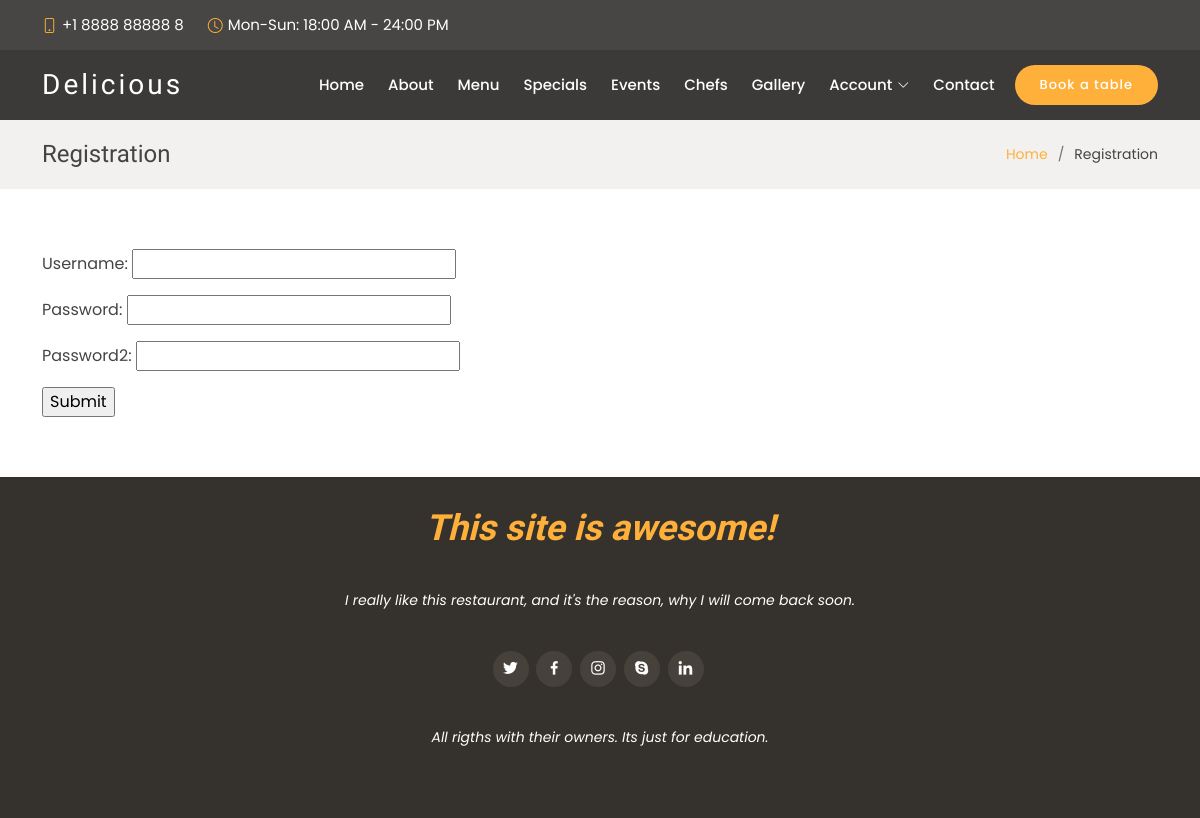
Page /registration/ on the committed database.
### main_page/models.py (models this page shows, shortened)
class InformationInContactUs(models.Model):
    header = models.CharField(max_length=50)
    heading_text = HTMLField(max_length=250)
    location = HTMLField()
    open_hours = HTMLField()
    email = HTMLField()
    call = HTMLField()
    phone_for_top_bar = models.CharField(max_length=15)
    open_hours_for_top_bar = models.CharField(max_length=40)

class Footer(models.Model):
    header = HTMLField()
    heading_text = HTMLField(blank=True)
    twitter = models.CharField(max_length=500, blank=True)
    facebook = models.CharField(max_length=500, blank=True)
    instagram = models.CharField(max_length=500, blank=True)
    skype = models.CharField(max_length=500, blank=True)
    linked_in = models.CharField(max_length=500, blank=True)
    site_owner = HTMLField()

### account/views.py (the view, shortened to what this page needs)
# urls.py: path('registration/', registration_view, name='registration_view'),
def registration_view(request):
    form = UserRegistration(request.POST or None)
    information_in_contact_us = InformationInContactUs.objects.get()
    footer = Footer.objects.get()
    user_manager = request.user.groups.filter(name='manager').exists()
    user_auth = request.user.is_authenticated
    data = {
        'form': form,
        'information_in_contact_us': information_in_contact_us,
        'footer': footer,
        'user_manager': user_manager,
        'user_auth': user_auth
    }
    return render(request, 'registration.html', context=data)

### account/forms.py (shortened to what this page needs)
class UserRegistration(forms.ModelForm):
    class Meta:
        model = User
        fields = ('username', )
    username = forms.CharField(widget=forms.TextInput())
    password = forms.CharField(widget=forms.PasswordInput())
    password2 = forms.CharField(widget=forms.PasswordInput())

### account/templates/registration.html (shortened to what this page needs)
{% extends 'account.html' %}
{% block content %}
    <section class="breadcrumbs">
      <div class="container">
        <div class="d-flex justify-content-between align-items-center">
          <h2>Registration</h2>
          <ol>
            <li><a href="/">Home</a></li>
            <li>Registration</li>
          </ol>
        </div>
      </div>
    </section>
    <section class="inner-page">
      <div class="container">
            <div class="col-md-10 col-md-offset-1">
                <div class="row">
                    <div class="col-md-6">
                        <form method="post">
                            {{ form.as_p }}
                            <input type="submit" value="Submit">
                        </form>
                    </div>
                </div>
            </div>
      </div>
    </section>
{% endblock %}

### templates/account.html (shortened to what this page needs)
{% load static %}
<!DOCTYPE html>
<html lang="en">
<head>
  <link href={% static "assets/vendor/animate.css/animate.min.css" %} rel="stylesheet">
  <link href={% static "assets/vendor/bootstrap/css/bootstrap.min.css" %} rel="stylesheet">
  <link href={% static "assets/vendor/bootstrap-icons/bootstrap-icons.css" %} rel="stylesheet">
  <link href={% static "assets/vendor/boxicons/css/boxicons.min.css" %} rel="stylesheet">
  <link href={% static "assets/vendor/glightbox/css/glightbox.min.css" %} rel="stylesheet">
  <link href={% static "assets/vendor/swiper/swiper-bundle.min.css" %} rel="stylesheet">
  <link href={% static "assets/css/style.css" %} rel="stylesheet">
</head>
<body>
  <section id="topbar" class="d-flex align-items-center fixed-top ">
    <div class="container-fluid container-xl d-flex align-items-center justify-content-center justify-content-lg-start">
<i class="bi bi-phone d-flex align-items-center"><span>{{ information_in_contact_us.phone_for_top_bar }}</span></i>
      <i class="bi bi-clock ms-4 d-none d-lg-flex align-items-center"><span>{{ information_in_contact_us.open_hours_for_top_bar }}</span></i>
    </div>
  </section>
  <header id="header" class="fixed-top d-flex align-items-center ">
    <div class="container-fluid container-xl d-flex align-items-center justify-content-between">
      <div class="logo me-auto">
        <h1><a href="/">Delicious</a></h1>
      </div>
      <nav id="navbar" class="navbar order-last order-lg-0">
        <ul>
          <li><a class="nav-link scrollto " href="/#hero">Home</a></li>
          <li><a class="nav-link scrollto" href="/#about">About</a></li>
          <li><a class="nav-link scrollto" href="/#menu">Menu</a></li>
          <li><a class="nav-link scrollto" href="/#specials">Specials</a></li>
          <li><a class="nav-link scrollto" href="/#events">Events</a></li>
          <li><a class="nav-link scrollto" href="/#chefs">Chefs</a></li>
          <li><a class="nav-link scrollto" href="/#gallery">Gallery</a></li>
          <li class="dropdown"><a href="#"><span>Account</span> <i class="bi bi-chevron-down"></i></a>
          </li>
          <li><a class="nav-link scrollto" href="/#contact">Contact</a></li>
        </ul>
      </nav>
      <a href="/#book-a-table" class="book-a-table-btn scrollto">Book a table</a>
    </div>
  </header>
  {% block content %}
  {% endblock %}
  <footer id="footer">
    <div class="container">
      <h3>{{ footer.header | safe }}</h3>
      <p>{{ footer.heading_text | safe }}</p>
      <div class="social-links">
        <a href="{{ footer.twitter }}" class="twitter"><i class="bx bxl-twitter"></i></a>
        <a href="{{ footer.facebook }}" class="facebook"><i class="bx bxl-facebook"></i></a>
        <a href="{{ footer.instagram }}" class="instagram"><i class="bx bxl-instagram"></i></a>
        <a href="{{ footer.skype }}" class="google-plus"><i class="bx bxl-skype"></i></a>
        <a href="{{ footer.linked_in }}" class="linkedin"><i class="bx bxl-linkedin"></i></a>
      </div>
      <div class="copyright">
       {{ footer.site_owner | safe }}
      </div>
    </div>
  </footer>
</body>
</html>

### static/assets/css/style.css (style rules this page uses)
body { font-family: "Poppins", sans-serif; color: #444444; }
a { text-decoration: none; color: #ffb03b; }
h1, h2, h3, h4, h5, h6 { font-family: "Satisfy", sans-serif; }
#topbar { padding: 0; font-size: 15px; height: 50px; transition: all 0.5s; background: rgba(26, 24, 22, 0.8); z-index: 996; color: rgba(255, 255, 255, 0.7); }
#topbar i { color: #ffb03b; line-height: 0; }
#topbar i span { color: #fff; font-style: normal; padding-left: 5px; }
#header { top: 50px; height: 70px; z-index: 997; transition: all 0.5s; padding: 10px 0; background: rgba(26, 24, 22, 0.85); }
#header .logo h1 { font-size: 28px; margin: 0; line-height: 1; font-weight: 400; letter-spacing: 3px; }
#header .logo h1 a, #header .logo h1 a:hover { color: #fff; text-decoration: none; }
.book-a-table-btn { background: #ffb03b; color: #fff; border-radius: 50px; margin: 0 0 0 20px; padding: 10px 25px; font-size: 13px; font-weight: 500; letter-spacing: 1px; transition: 0.3s; white-space: nowrap; }
.navbar { padding: 0; }
.navbar ul { margin: 0; padding: 0; display: flex; list-style: none; align-items: center; }
.navbar li { position: relative; }
.navbar a, .navbar a:focus { display: flex; align-items: center; justify-content: space-between; padding: 10px 0 10px 24px; font-size: 15px; font-weight: 500; color: white; white-space: nowrap; transition: 0.3s; }
.navbar a i, .navbar a:focus i { font-size: 12px; line-height: 0; margin-left: 5px; }
section { padding: 60px 0; }
.breadcrumbs { padding: 20px 0; background-color: #f2f1ef; min-height: 40px; margin-top: 120px; }
.breadcrumbs h2 { font-size: 24px; font-weight: 300; margin: 0; }
.breadcrumbs ol { display: flex; flex-wrap: wrap; list-style: none; padding: 0; margin: 0; font-size: 14px; }
.breadcrumbs ol li+li { padding-left: 10px; }
.breadcrumbs ol li+li::before { display: inline-block; padding-right: 10px; color: #6c757d; content: "/"; }
#footer { background: #35322d; color: #fff; font-size: 14px; text-align: center; padding: 30px 0; }
#footer h3 { font-size: 36px; font-weight: 700; color: #ffb03b; position: relative; padding: 0; margin: 0 0 15px 0; }
#footer p { font-size: 15; font-style: italic; padding: 0; margin: 0 0 40px 0; }
#footer .social-links { margin: 0 0 40px 0; }
#footer .social-links a { font-size: 18px; display: inline-block; background: #46423b; color: #fff; line-height: 1; padding: 8px 0; margin-right: 4px; border-radius: 50%; text-align: center; width: 36px; height: 36px; transition: 0.3s; }
#footer .copyright { margin: 0 0 5px 0; }

### rows in the picture
InformationInContactUs: phone_for_top_bar "+1 8888 88888 8", open_hours_for_top_bar "Mon-Sun: 18:00 AM - 24:00 PM"
Footer: header "This site is awesome !", heading_text "I really like this restaurant, and it's the reason, why I will come back soon.", site_owner "All rigths with their owners. Its just for education."
